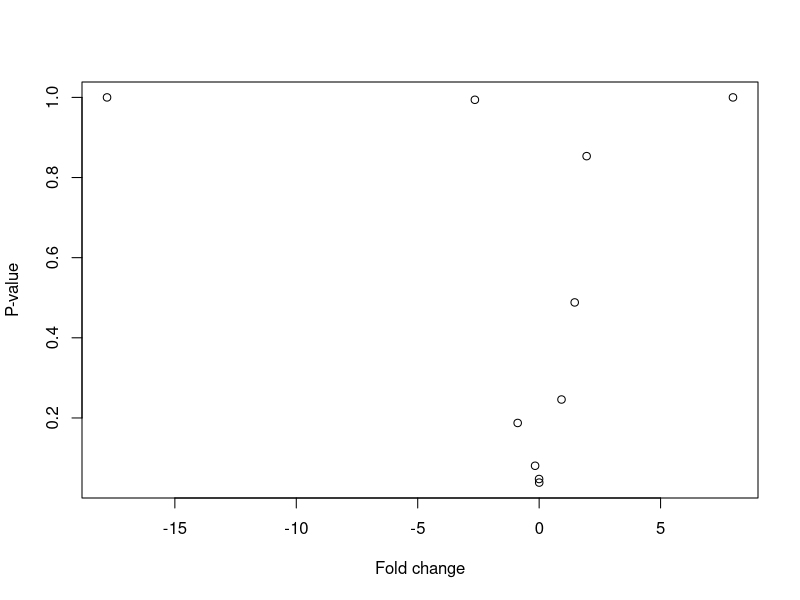

This chart was generated by the following R code:
## ---- chunk 1
data<-read.table("expression.results.txt")
plot(log2(data$RealFC),data$PPDE,xlab="Fold change",ylab="P-value")
